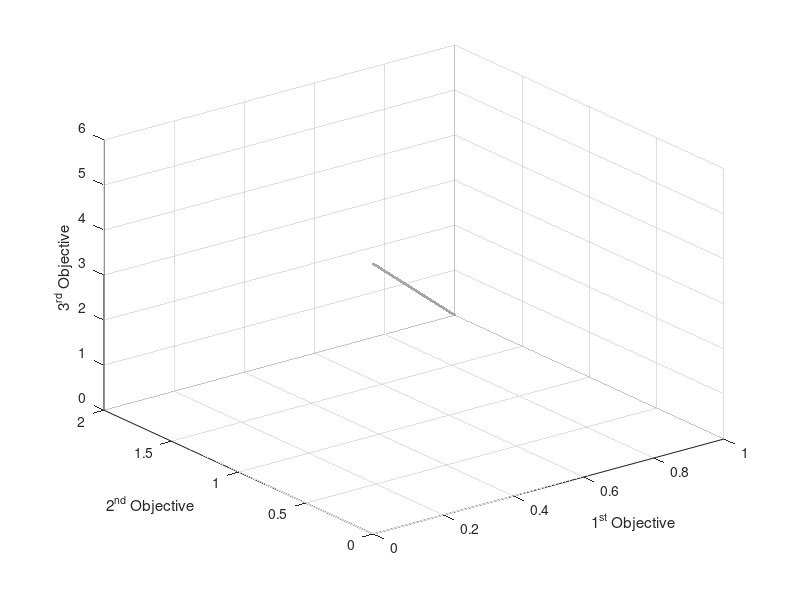

Here is the MATLAB script that generated this plot:
load('WFG3.mat');

% scatter3(PF(:, 1), PF(:, 2), PF(:, 3), 'c.');
scatter3(PF(:, 1), PF(:, 2), PF(:, 3),'SeriesIndex',1,'DisplayName','PF',...
    'MarkerEdgeColor',[0.650980392156863 0.650980392156863 0.650980392156863],...
    'MarkerFaceAlpha',0.5,...
    'MarkerFaceColor',[0.650980392156863 0.650980392156863 0.650980392156863],...
    'Marker','.');
xlabel('1^{st} Objective');
ylabel('2^{nd} Objective');
zlabel('3^{rd} Objective');
